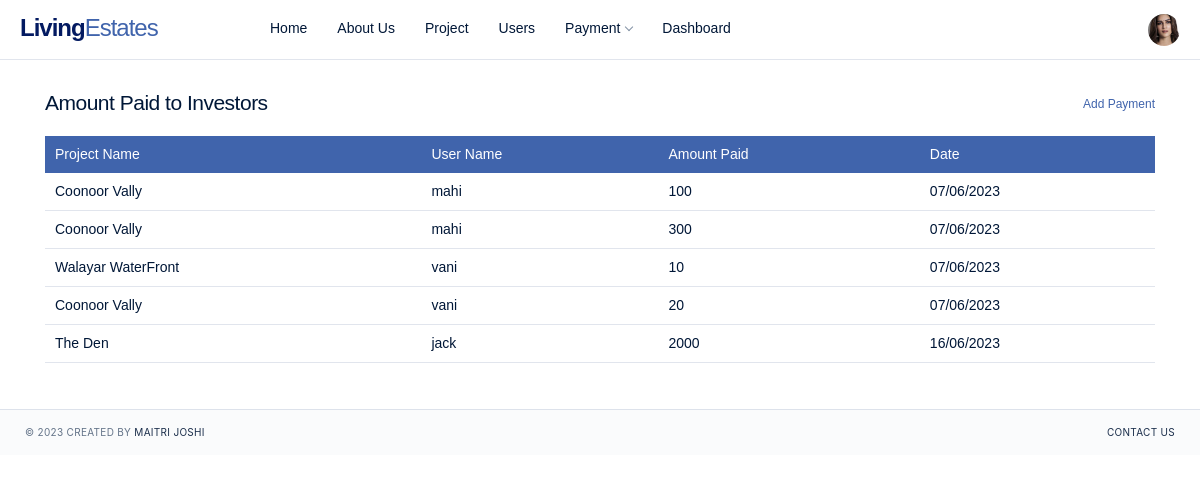
The page /payment_made/ (signed in) on the database its author committed.
### app/models.py (models this page shows, shortened)
class Profile(models.Model):
    user=models.OneToOneField(User,null=True,on_delete=models.CASCADE)
    phone_no=models.CharField(max_length=10)
    address_line1=models.CharField(max_length=30)
    address_line2=models.CharField(max_length=30)
    pincode=models.CharField(max_length=30)
    city=models.CharField(max_length=30)
    country=models.CharField(max_length=30)
    image=models.ImageField(upload_to='profile',null=True,default='default.jpg')
    activate_flag=models.CharField(max_length=10,default='0')

class My_income(models.Model):
    amount_received=models.CharField(max_length=20,default='00')
    date=models.CharField(max_length=20)
    username=models.CharField(max_length=20)
    project_name=models.CharField(max_length=100)

### app/views.py (the view)
# urls.py: path('payment_made/', views.payment_made, name='payment_made'),
def payment_made(request):
    data=My_income.objects.all()
    user_list=User.objects.get(username=request.user)
    profile_info=Profile.objects.filter(user=request.user)
    if len(profile_info)==1:
        profile_info=Profile.objects.get(user=request.user)
    return render(request,'payment_made.html',{'data':data,'profile':profile_info,'data1':user_list})

### TEMPLATES/payment_made.html
{% extends 'base_admin.html'%}
{% block payment_made %}
<div class="content content-fixed content-auth">
    <div class="container">
        <div class="d-sm-flex align-items-center justify-content-between mg-b-20 mg-lg-b-25 mg-xl-b-20">
            <div>
                <h4 class="mg-b-0 tx-spacing--1">Amount Paid to Investors</h4>
            </div>
            <div>
             <a href="{% url 'add_payment'%}" class="btn-xs btn-outline-facebook">Add Payment</a>
            </div>
        </div>
        <div class="table-responsive">
            <table class="table">
                <thead class="thead-primary">
                    <tr>
                        <th>Project Name</th>
                        <th>User Name</th>
                        <th>Amount Paid</th>
                        <th>Date</th>
                    </tr>
                </thead>
                <tbody>
                    {%for i in data%}
                    <tr>
                        <td>{{i.project_name}}</td>
                        <td>{{i.username}}</td>
                        <td>{{i.amount_received}}</td>
                        <td>{{i.date}}</td>
                    </tr>
                    {%endfor%}
                </tbody>
            </table>
        </div>
    </div>
</div>
{%endblock%}

### TEMPLATES/base_admin.html (shortened to what this page needs)
<!DOCTYPE html>
{% load static %}
<html lang="en">
<head>
    <link rel="stylesheet" href="{% static 'css/style1.css' %}">
    <link rel="stylesheet" href="{% static 'css/dashboard.css' %}">
</head>
<body class="page-profile">
    <header class="navbar navbar-header navbar-header-fixed">
        <div class="navbar-brand">
            <a href="#" class="df-logo">Living<span>Estates</span></a>
        </div>
        <div id="navbarMenu" class="navbar-menu-wrapper">
            <ul class="nav navbar-menu">
                <li class="nav-item">
                    <a href="{%url 'admin_homepage'%}" class="nav-link">Home</a>
                </li>
                <li class="nav-item">
                    <a href="{%url 'admin_about_us'%}" class="nav-link">About Us</a>
                </li>
                <li class="nav-item">
                    <a href="{% url 'project'%}" class="nav-link">Project</a>
                </li>
                <li class="nav-item">
                    <a href="{% url 'user_details' %}" class="nav-link">Users</a>
                </li>
                <li class="nav-item with-sub">
                    <a href="#" class="nav-link">Payment</a>
                </li>
                <li class="nav-item">
                    <a href="#" class="nav-link">Dashboard</a>
                </li>
            </ul>
        </div>
        <div class="navbar-right">
            <div class="dropdown dropdown-profile">
                <a href="#" role="button" class="dropdown-link" data-bs-toggle="dropdown" data-bs-display="static">
                    <div class="avatar avatar-sm"><img src="{{profile.image.url}}" class="rounded-circle" alt=""></div>
                </a>
            </div>
        </div>
    </header>
{% block payment_made %}
{%endblock%}
    <footer class="footer">
        <div>
            <span>&copy; 2023 </span>
            <span>Created by <a href="#">Maitri Joshi</a></span>
        </div>
        <div>
            <nav class="nav">
                <a href="#" class="nav-link">Contact Us</a>
            </nav>
        </div>
    </footer>
</body>
</html>

### rows shown on the page
Profile: image (picture)
My_income: project_name "Coonoor Vally", username "mahi", amount_received "100", date "07/06/2023"
My_income: project_name "Coonoor Vally", username "mahi", amount_received "300", date "07/06/2023"
My_income: project_name "Walayar WaterFront", username "vani", amount_received "10", date "07/06/2023"
My_income: project_name "Coonoor Vally", username "vani", amount_received "20", date "07/06/2023"
My_income: project_name "The Den", username "jack", amount_received "2000", date "16/06/2023"
